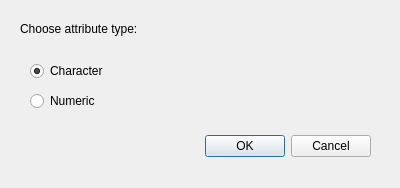
<?xml version="1.0" encoding="UTF-8"?>
<ui version="4.0">
 <class>Dialog_attribute_type</class>
 <widget class="QDialog" name="Dialog_attribute_type">
  <property name="geometry">
   <rect>
    <x>0</x>
    <y>0</y>
    <width>400</width>
    <height>188</height>
   </rect>
  </property>
  <property name="windowTitle">
   <string>Attribute Type</string>
  </property>
  <widget class="QDialogButtonBox" name="buttonBox">
   <property name="geometry">
    <rect>
     <x>160</x>
     <y>130</y>
     <width>211</width>
     <height>32</height>
    </rect>
   </property>
   <property name="orientation">
    <enum>Qt::Horizontal</enum>
   </property>
   <property name="standardButtons">
    <set>QDialogButtonBox::Cancel|QDialogButtonBox::Ok</set>
   </property>
  </widget>
  <widget class="QRadioButton" name="radioButton_char">
   <property name="geometry">
    <rect>
     <x>30</x>
     <y>60</y>
     <width>116</width>
     <height>22</height>
    </rect>
   </property>
   <property name="text">
    <string>Character</string>
   </property>
   <property name="checked">
    <bool>true</bool>
   </property>
   <attribute name="buttonGroup">
    <string notr="true">buttonGroup</string>
   </attribute>
  </widget>
  <widget class="QRadioButton" name="radioButton_numeric">
   <property name="geometry">
    <rect>
     <x>30</x>
     <y>90</y>
     <width>116</width>
     <height>22</height>
    </rect>
   </property>
   <property name="text">
    <string>Numeric</string>
   </property>
   <attribute name="buttonGroup">
    <string notr="true">buttonGroup</string>
   </attribute>
  </widget>
  <widget class="QLabel" name="label">
   <property name="geometry">
    <rect>
     <x>20</x>
     <y>20</y>
     <width>241</width>
     <height>17</height>
    </rect>
   </property>
   <property name="text">
    <string>Choose attribute type:</string>
   </property>
  </widget>
 </widget>
 <resources/>
 <connections>
  <connection>
   <sender>buttonBox</sender>
   <signal>accepted()</signal>
   <receiver>Dialog_attribute_type</receiver>
   <slot>accept()</slot>
   <hints>
    <hint type="sourcelabel">
     <x>248</x>
     <y>254</y>
    </hint>
    <hint type="destinationlabel">
     <x>157</x>
     <y>274</y>
    </hint>
   </hints>
  </connection>
  <connection>
   <sender>buttonBox</sender>
   <signal>rejected()</signal>
   <receiver>Dialog_attribute_type</receiver>
   <slot>reject()</slot>
   <hints>
    <hint type="sourcelabel">
     <x>316</x>
     <y>260</y>
    </hint>
    <hint type="destinationlabel">
     <x>286</x>
     <y>274</y>
    </hint>
   </hints>
  </connection>
 </connections>
 <buttongroups>
  <buttongroup name="buttonGroup"/>
 </buttongroups>
</ui>
